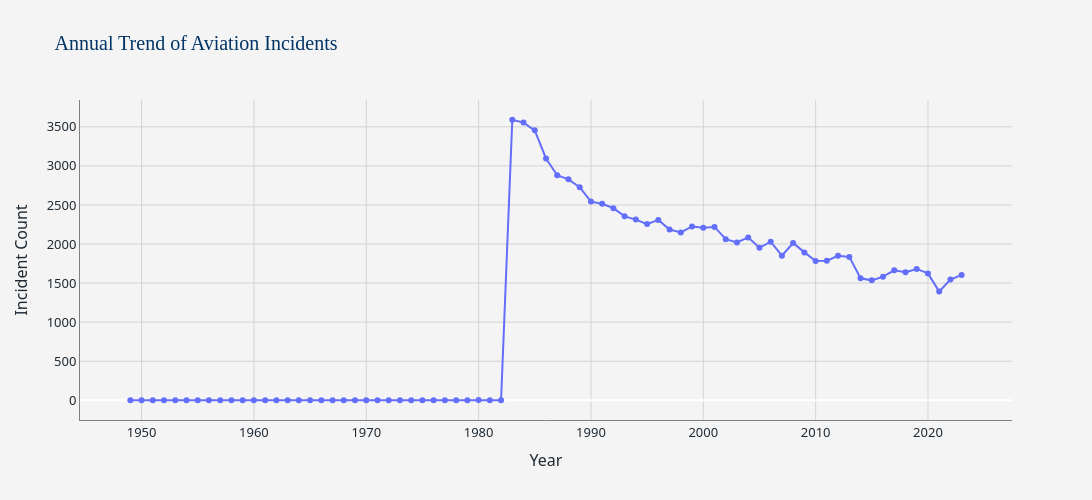

Notebook code cell kept with this figure:
### Markdown cell above
### TIME SERIES ANALYSIS

Time series analysis allows me to observe how aviation-related patterns evolve over time. By examining trends across years, months, or even specific dates, I can uncover insights into how risks, behaviors, and operational dynamics shift.

This kind of analysis is especially valuable for:
- Detecting long-term trends or seasonality,
- Spotting unusual spikes or drops that may signal external influences,
- Comparing how different categories behave over time.

Whether the goal is to understand the impact of safety regulations, evaluate shifts in operational risks, or simply observe frequency changes, time series analysis helps transform raw timestamps into a meaningful timeline of events.

It's not just about *when* something happened- but what that timing can tell us.

### Code cell
# Convert to datetime
aviation_df['event_date'] = pd.to_datetime(aviation_df['event_date'], errors = 'coerce')

# Basic descriptive statistics
print("Basic Descriptive Statistics:")
print("Earliest date:", aviation_df['event_date'].min())
print("Latest date:", aviation_df['event_date'].max())
print("Total unique dates:", aviation_df['event_date'].nunique())

# Resample to yearly incident count
annual_trend = (aviation_df.set_index('event_date').resample('Y').size().reset_index(name = 'incident_count'))

# Plot
fig = px.line(annual_trend, x = 'event_date', y = 'incident_count', title = 'Annual Trend of Aviation Incidents',
    labels = {
        'event_date': 'Date',
        'incident_count': 'Number of Incidents'
    }
)

# Customise plot with nice looking fonts and colors
fig.update_traces(mode = 'lines + markers')
fig.update_layout(
    height = 500,
    width = 1200,
    plot_bgcolor = '#f4f4f4',
    paper_bgcolor = '#f4f4f4',
    font = dict(family = 'Segoe UI', size = 13, color = '#1f2a34'),
    title_font = dict(size = 20, family = 'Segoe UI Semibold', color = '#003366'),
    xaxis = dict(
        title = 'Year',
        showgrid = True,
        gridcolor = 'lightgrey',
        linecolor = 'gray',
        showline = True
    ),
    yaxis = dict(
        title = 'Incident Count',
        showgrid = True,
        gridcolor = 'lightgrey',
        linecolor = 'gray',
        showline = True
    )
)

fig.show()

### Figure 1 — Plotly figure (JSON) as saved in the notebook; plotly's stock layout.template omitted (floating-point values rounded to 4 significant figures)
{"data": [{"hovertemplate": "Date=%{x}<br>Number of Incidents=%{y}<extra></extra>", "legendgroup": "", "line": {"color": "#636efa", "dash": "solid"}, "mode": "lines+markers", "name": "", "orientation": "v", "showlegend": false, "type": "scatter", "x": ["1948-12-31T00:00:00", "1949-12-31T00:00:00", "1950-12-31T00:00:00", "1951-12-31T00:00:00", "1952-12-31T00:00:00", "1953-12-31T00:00:00", "1954-12-31T00:00:00", "1955-12-31T00:00:00", "1956-12-31T00:00:00", "1957-12-31T00:00:00", "1958-12-31T00:00:00", "1959-12-31T00:00:00", "1960-12-31T00:00:00", "1961-12-31T00:00:00", "1962-12-31T00:00:00", "1963-12-31T00:00:00", "1964-12-31T00:00:00", "1965-12-31T00:00:00", "1966-12-31T00:00:00", "1967-12-31T00:00:00", "1968-12-31T00:00:00", "1969-12-31T00:00:00", "1970-12-31T00:00:00", "1971-12-31T00:00:00", "1972-12-31T00:00:00", "1973-12-31T00:00:00", "1974-12-31T00:00:00", "1975-12-31T00:00:00", "1976-12-31T00:00:00", "1977-12-31T00:00:00", "1978-12-31T00:00:00", "1979-12-31T00:00:00", "1980-12-31T00:00:00", "1981-12-31T00:00:00", "1982-12-31T00:00:00", "1983-12-31T00:00:00", "1984-12-31T00:00:00", "1985-12-31T00:00:00", "1986-12-31T00:00:00", "1987-12-31T00:00:00", "1988-12-31T00:00:00", "1989-12-31T00:00:00", "1990-12-31T00:00:00", "1991-12-31T00:00:00", "1992-12-31T00:00:00", "1993-12-31T00:00:00", "1994-12-31T00:00:00", "1995-12-31T00:00:00", "1996-12-31T00:00:00", "1997-12-31T00:00:00", "1998-12-31T00:00:00", "1999-12-31T00:00:00", "2000-12-31T00:00:00", "2001-12-31T00:00:00", "2002-12-31T00:00:00", "2003-12-31T00:00:00", "2004-12-31T00:00:00", "2005-12-31T00:00:00", "2006-12-31T00:00:00", "2007-12-31T00:00:00", "2008-12-31T00:00:00", "2009-12-31T00:00:00", "2010-12-31T00:00:00", "2011-12-31T00:00:00", "2012-12-31T00:00:00", "2013-12-31T00:00:00", "2014-12-31T00:00:00", "2015-12-31T00:00:00", "2016-12-31T00:00:00", "2017-12-31T00:00:00", "2018-12-31T00:00:00", "2019-12-31T00:00:00", "2020-12-31T00:00:00", "2021-12-31T00:00:00", "2022-12-31T00:00:00"], "xaxis": "x", "y": [1, 0, 0, 0, 0, 0, 0, 0, 0, 0, 0, 0, 0, 0, 1, 0, 0, 0, 0, 0, 0, 0, 0, 0, 0, 0, 1, 0, 0, 1, 0, 2, 0, 1, 3591, 3555, 3455, 3095, 2880, 2828, 2728, 2543, 2516, 2459, 2354, 2313, 2255, 2309, 2186, 2148, 2225, 2209, 2219, 2062, 2020, 2085, 1951, 2030, 1851, 2013, 1893, 1783, 1786, 1850, 1835, 1561, 1535, 1582, 1664, 1638, 1681, 1624, 1392, 1545, 1605], "yaxis": "y"}], "layout": {"font": {"color": "#1f2a34", "family": "Segoe UI", "size": 13}, "height": 500, "legend": {"tracegroupgap": 0}, "paper_bgcolor": "#f4f4f4", "plot_bgcolor": "#f4f4f4", "title": {"font": {"color": "#003366", "family": "Segoe UI Semibold", "size": 20}, "text": "Annual Trend of Aviation Incidents"}, "width": 1200, "xaxis": {"anchor": "y", "domain": [0, 1], "gridcolor": "lightgrey", "linecolor": "gray", "showgrid": true, "showline": true, "title": {"text": "Year"}}, "yaxis": {"anchor": "x", "domain": [0, 1], "gridcolor": "lightgrey", "linecolor": "gray", "showgrid": true, "showline": true, "title": {"text": "Incident Count"}}}}
